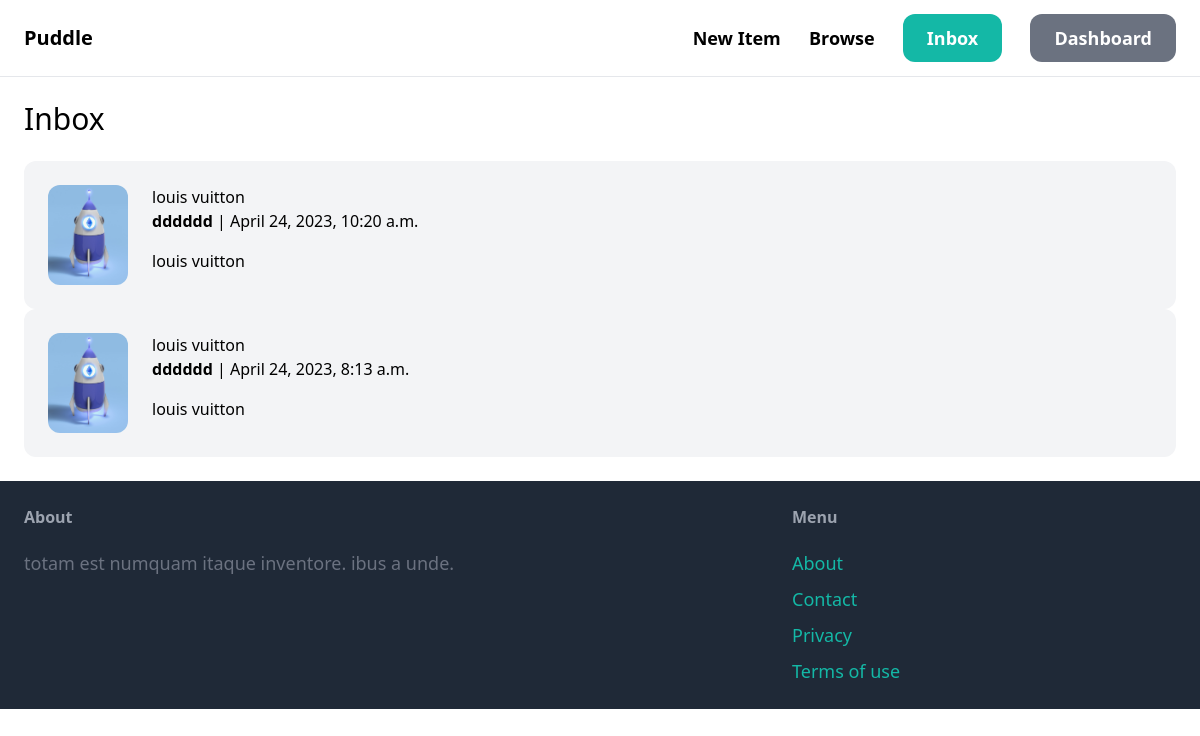
The page /inbox/ (signed in) on the database its author committed.
### conversation/models.py (models this page shows)
class Conversation(models.Model):
    item = models.ForeignKey(Item,related_name='conversations', on_delete=models.CASCADE)
    members = models.ManyToManyField(User, related_name='conversations')
    created_at = models.DateTimeField(auto_now_add=True)
    modified_at = models.DateTimeField(auto_now=True)
    class Meta:
        ordering = ('-modified_at',)

### item/models.py (models this page shows, shortened)
class Item(models.Model):
    category =models.ForeignKey(Category, related_name='items', on_delete=models.CASCADE)
    name = models.CharField(max_length=255)
    description = models.TextField(blank=True, null=True)
    price = models.FloatField()
    image = models.ImageField(upload_to='item_images',blank=True, null=True)
    is_sold = models.BooleanField(default=False)
    created_by = models.ForeignKey(User, related_name='Items', on_delete=models.CASCADE)
    created_at = models.DateTimeField(auto_now_add=True)

### conversation/views.py (the view)
# urls.py: path('', views.inbox, name='inbox'),
@login_required
def inbox(request):
    conversations = Conversation.objects.filter(members__in=[request.user.id])
    return render(request, 'conversation/inbox.html', {
        'conversations': conversations
    })

### conversation/templates/conversation/inbox.html (shortened to what this page needs)
{% extends 'core/base.html' %}
{% block content %}
    <h1 class="mb-6 text-3xl">Inbox</h1>
    <div class="space-y-6">
        {% for conversation in conversations %}
            <a href="{% url 'conversation:detail' conversation.id %}">
                <div class="p-6 flex bg-gray-100 rounded-xl">
                    <div class="pr-6">
                        <img src="{{ conversation.item.image.url }}" class="w-20 rounded-xl">
                    </div>
                    <div>
                        {% for member in conversation.members.all %}
                            {% if member != request.user %}
                            <p class="mb-4"><strong>{{ member.username }}</strong> | {{  conversation.modified_at }}</p>
                            {% endif %}
                            <p>{{ conversation.item.name }}</p>
                        {% endfor %}
                    </div>
                </div>
            </a>
        {% endfor %}
    </div>
{% endblock %}

### rows shown on the page
Conversation: item.image (picture), item.name "louis vuitton", modified_at "April 24, 2023, 10:20 a.m."
Conversation: item.image (picture), item.name "louis vuitton", modified_at "April 24, 2023, 8:13 a.m."

### other values the page prints
{{ member.username }} "dddddd"
